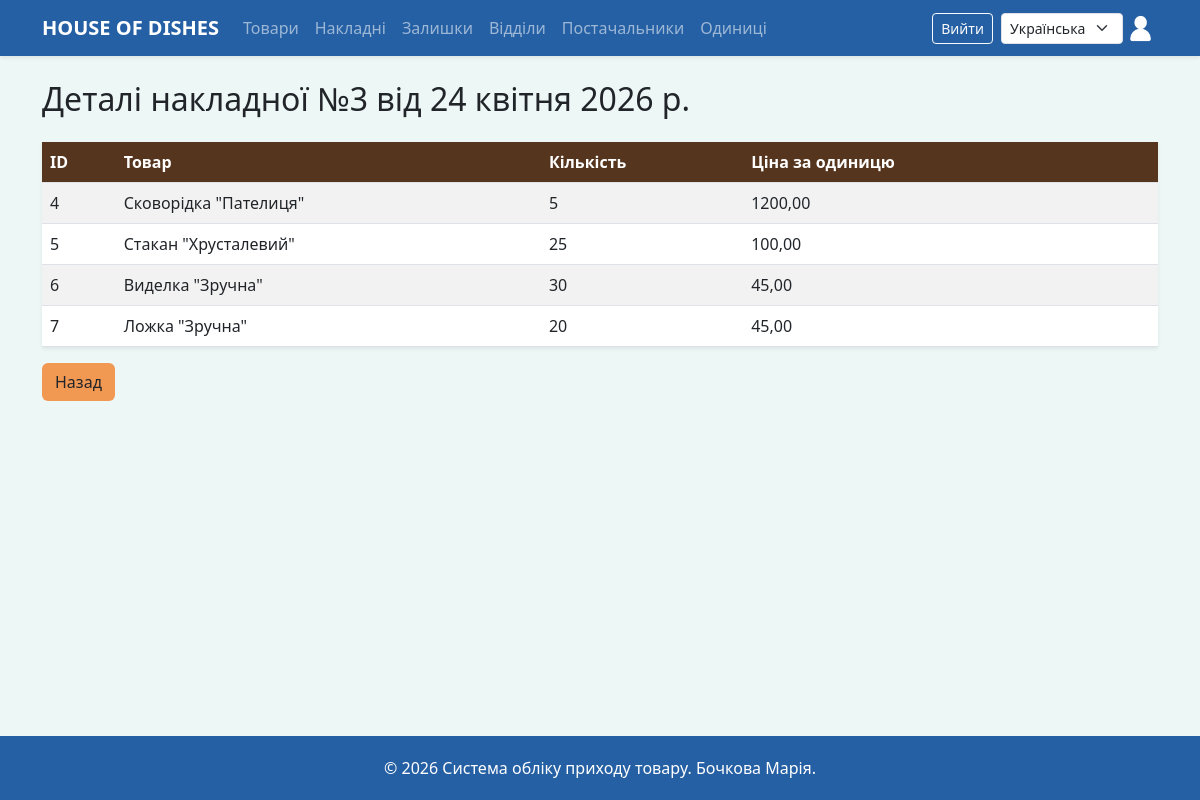
The page /invoice/3/details/ (signed in) on the database its author committed.
### inventory/models.py (models this page shows, shortened)
class Invoice(models.Model):
    data = models.DateField(_("Дата"),)
    suppliers = models.ForeignKey(Suppliers, on_delete=models.CASCADE)
    department = models.ForeignKey(Department, on_delete=models.CASCADE)

class ArrivalDetails(models.Model):
    invoice = models.ForeignKey(Invoice, on_delete=models.CASCADE)
    goods = models.ForeignKey(Goods, on_delete=models.CASCADE)
    amount = models.IntegerField(_("Кількість"),)
    price_for_unit = models.DecimalField(_("Ціна за одиницю"),max_digits=10, decimal_places=2)
    overall_price = models.DecimalField(_("Загальна ціна"),
        max_digits=10,
        decimal_places=2,
        editable=False,
        null=True,
        blank=True
    )

class Goods(models.Model):
    name = models.CharField(_("Назва товару"),max_length=255)
    unit = models.ForeignKey(Units, on_delete=models.CASCADE)

### inventory/views.py (the view)
# urls.py: path('invoice/<int:invoice_id>/details/', views.details_list, name='details_list'),
@login_required
def details_list(request, invoice_id):
    invoice = get_object_or_404(Invoice, pk=invoice_id)
    details = ArrivalDetails.objects.filter(invoice=invoice)
    return render(request, 'inventory/details_list.html', {
        'details': details,
        'invoice': invoice
    })

### inventory/templates/inventory/details_list.html (shortened to what this page needs)
{% extends 'base.html' %}
{% load i18n %}
{% block content %}
<h2 class="mb-4">{% trans "Деталі накладної" %} №{{ invoice.id }} {% trans "від" %} {{ invoice.data }}</h2>
<table class="table table-striped table-hover shadow-sm">
    <thead>
        <tr>
            <th style="background-color: #56351E; color: white;">ID</th>
            <th style="background-color: #56351E; color: white;">{% trans "Товар" %}</th>
            <th style="background-color: #56351E; color: white;">{% trans "Кількість" %}</th>
            <th style="background-color: #56351E; color: white;">{% trans "Ціна за одиницю" %}</th>
            <th style="background-color: #56351E; color: white;">{% if perms.inventory.change_arrivaldetails %}{% trans "Дії" %}{% endif %}</th>
            <th style="background-color: #56351E; color: white;"></th>
        </tr>
    </thead>
    <tbody>
        {% for item in details %}
        <tr>
            <td>{{ item.id }}</td>
            <td>{{ item.goods.name }}</td>
            <td>{{ item.amount }}</td>
            <td>{{ item.price_for_unit }}</td>
            <td>
            </td>
            <td>
            </td>
        </tr>
        {% endfor %}
    </tbody>
</table>
<a href="javascript:history.back()" class="btn btn-md btn-error" style="background-color: #F19953;">{% trans "Назад" %}</a>
{% endblock %}

### inventory/templates/base.html (style rules this page uses)
body { background-color: #EDF7F6; }

### rows shown on the page
Invoice: id "3", data "24 квітня 2026 р."
ArrivalDetails: id "4", goods.name "Сковорідка \"Пателиця\"", amount "5", price_for_unit "1200,00"
ArrivalDetails: id "5", goods.name "Стакан \"Хрусталевий\"", amount "25", price_for_unit "100,00"
ArrivalDetails: id "6", goods.name "Виделка \"Зручна\"", amount "30", price_for_unit "45,00"
ArrivalDetails: id "7", goods.name "Ложка \"Зручна\"", amount "20", price_for_unit "45,00"

### other values the page prints
form field language "Українська"
